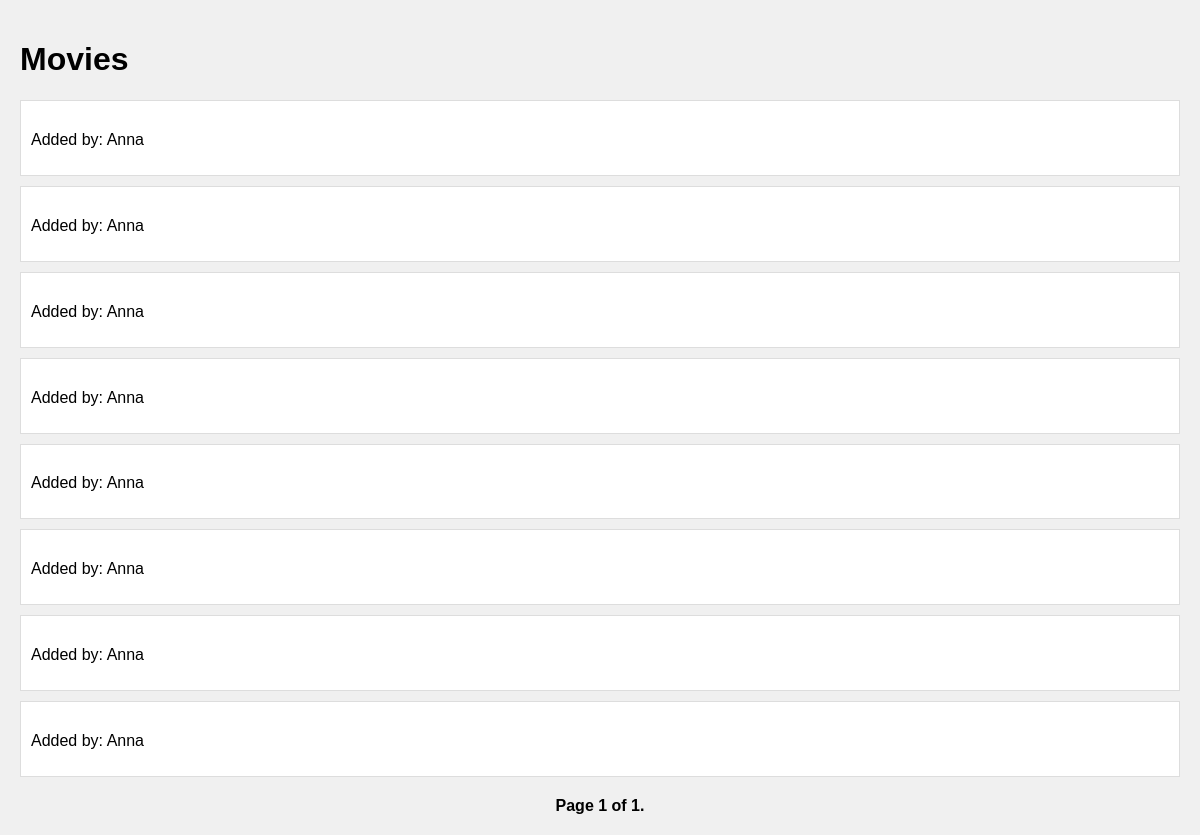
Page /movies/ on the committed database.
### hubapp/models.py (models this page shows, shortened)
class Movie(models.Model):
    name = models.CharField(max_length=250)
    rating = models.DecimalField(max_digits=3, decimal_places=2)
    image = models.ImageField(upload_to='movies')
    description = models.TextField()
    release_year = models.IntegerField()
    actors = models.CharField(max_length=200)
    category = models.ForeignKey(Category, on_delete=models.CASCADE)
    youtube_trailer_link = models.URLField()
    added_by = models.ForeignKey(settings.AUTH_USER_MODEL, on_delete=models.CASCADE)

### hubapp/views.py (the view)
# urls.py: path('movies/', views.movie_list, name='movie_list'),
def movie_list(request):
    movies = Movie.objects.all()
    paginator = Paginator(movies, 8)  # Show 8 movies per page
    page_number = request.GET.get('page')
    page_obj = paginator.get_page(page_number)
    return render(request, 'movie_list.html', {'page_obj': page_obj})

### templates/movie_list.html (shortened to what this page needs)
<!DOCTYPE html>
<html lang="en">
<head>
</head>
<body>
    <h1>Movies</h1>
    <div>
        {% for movie in page_obj %}
            <div class="movie-item">
                <p>Added by: {{ movie.added_by.username }}</p>
            </div>
        {% empty %}
            <p>No movies found.</p>
        {% endfor %}
    </div>
    <div class="pagination">
        <span class="step-links">
            <span class="current">
                Page {{ page_obj.number }} of {{ page_obj.paginator.num_pages }}.
            </span>
        </span>
    </div>
</body>
</html>

### templates/movie_list.html (style rules this page uses)
body { font-family: Arial, sans-serif; background-color: #f0f0f0; margin: 0; padding: 20px; }
.movie-item { padding: 10px; border: 1px solid #ddd; margin-bottom: 10px; background-color: #fff; }
.pagination { display: flex; justify-content: center; margin-top: 20px; }
.pagination .current { margin: 0 5px; font-weight: bold; }

### rows in the picture
Movie: added_by.username "Anna"
Movie: added_by.username "Anna"
Movie: added_by.username "Anna"
Movie: added_by.username "Anna"
Movie: added_by.username "Anna"
Movie: added_by.username "Anna"
Movie: added_by.username "Anna"
Movie: added_by.username "Anna"

### other values in the picture
{{ page_obj.number }} "1"
{{ page_obj.paginator.num_pages }} "1"
